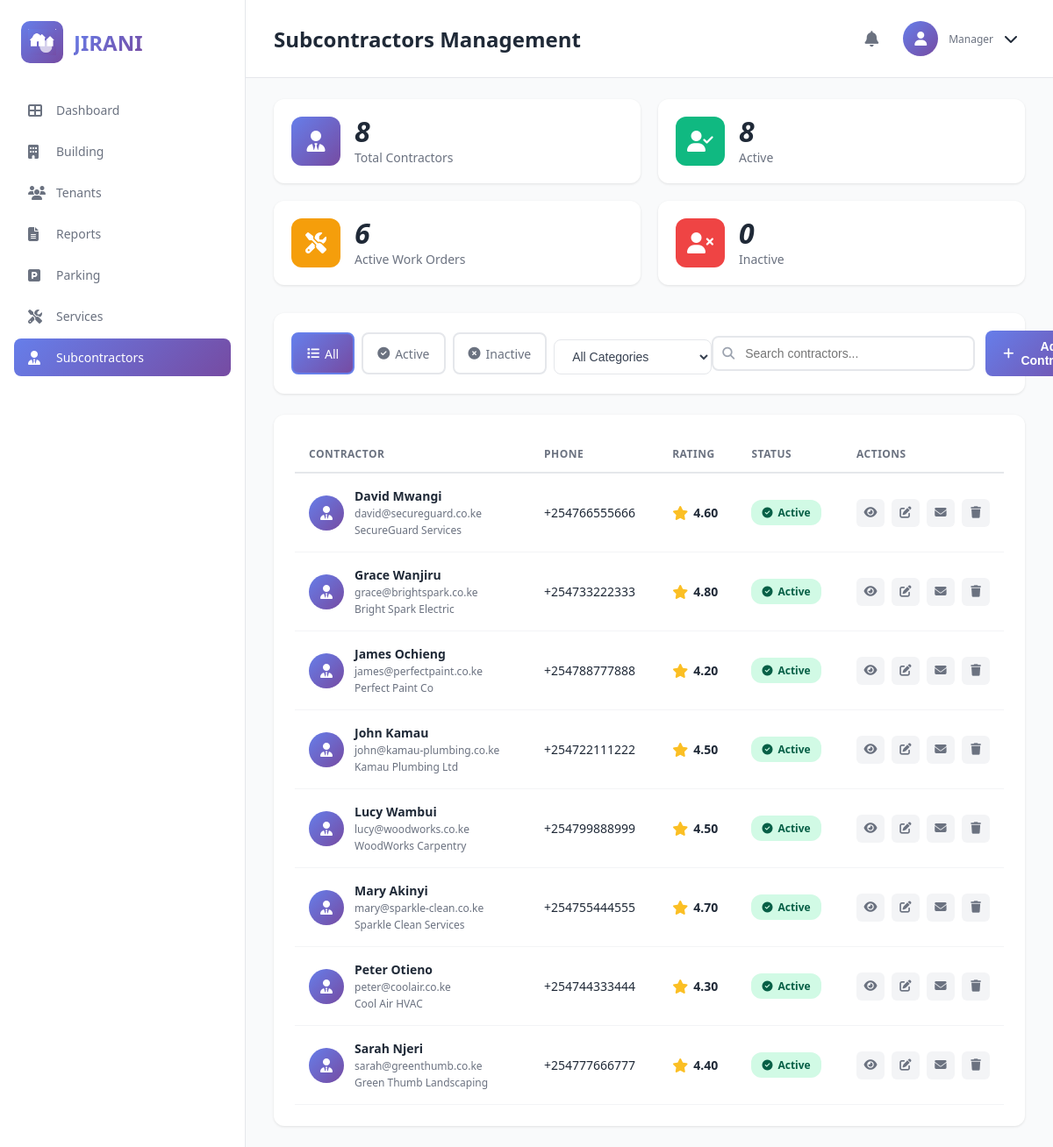
The page /subcontractors/ (signed in) on the database its author committed.
### dashboard/models.py (models this page shows, shortened)
class Subcontractor(models.Model):
    CATEGORY_CHOICES = [
        ('plumber', 'Plumber'),
        ('electrician', 'Electrician'),
        ('hvac', 'HVAC Technician'),
        ('cleaner', 'Cleaning Services'),
        ('security', 'Security'),
        ('landscaper', 'Landscaping'),
        ('painter', 'Painter'),
        ('carpenter', 'Carpenter'),
        ('pest_control', 'Pest Control'),
        ('general', 'General Maintenance'),
    ]
    STATUS_CHOICES = [
        ('active', 'Active'),
        ('inactive', 'Inactive'),
    ]
    name = models.CharField(max_length=100)
    company_name = models.CharField(max_length=100, blank=True)
    category = models.CharField(max_length=50, choices=CATEGORY_CHOICES)
    phone = models.CharField(max_length=15)
    email = models.EmailField()
    status = models.CharField(max_length=20, choices=STATUS_CHOICES, default='active')
    rating = models.DecimalField(max_digits=3, decimal_places=2, default=0.00)  # 0.00 to 5.00
    joined_date = models.DateField(default=date.today)
    notes = models.TextField(blank=True)
    def active_work_orders_count(self):
     return WorkOrder.objects.filter(
        assigned_to=self,
        status__in=['new', 'open', 'in_progress']
    ).count()

### dashboard/views.py (the view, shortened to what this page needs)
# urls.py: path('subcontractors/', views.subcontractors_view, name='subcontractors'),
@login_required
def subcontractors_view(request):
    all_subcontractors = Subcontractor.objects.order_by('-id')
    filter_category = request.GET.get('category', 'all')
    filter_status = request.GET.get('status', 'all')
    search_query = request.GET.get('search', '')
    if filter_category != 'all':
        subcontractors = all_subcontractors.filter(category=filter_category)
    else:
        subcontractors = all_subcontractors
    if filter_status == 'active':
        subcontractors = subcontractors.filter(status='active')
    elif filter_status == 'inactive':
        subcontractors = subcontractors.filter(status='inactive')
    stats = {
        'total': all_subcontractors.count(),
        'active': all_subcontractors.filter(status='active').count(),
        'inactive': all_subcontractors.filter(status='inactive').count(),
        'work_orders': sum([s.active_work_orders_count() for s in all_subcontractors]),
    }
    subcontractors = subcontractors.order_by('name')
    context = {
        'subcontractors': subcontractors,
        'stats': stats,
        'filter_category': filter_category,
        'filter_status': filter_status,
        'search_query': search_query,
    }
    return render(request, 'dashboard/subcontractors.html', context)

### dashboard/templates/dashboard/subcontractors.html (shortened to what this page needs)
{% load static %}
<!DOCTYPE html>
<html lang="en">
<head>
    <link rel="stylesheet" href="{% static 'css/style.css' %}">
    <link rel="stylesheet" href="https://cdnjs.cloudflare.com/ajax/libs/font-awesome/6.4.0/css/all.min.css">
</head>
<body>
    <div class="container">
        <aside class="sidebar">
            <div class="logo">
                <div class="logo-icon">
                    <img src="{% static 'images/Jirani App Logo 1.png' %}" alt="Jirani Logo" style="width: 32px; height: 32px; object-fit: contain;">
                </div>
                <h1>JIRANI</h1>
            </div>
            <nav class="nav-menu">
                <a href="{% url 'dashboard' %}" class="nav-item">
                    <i class="fas fa-th-large"></i>
                    <span>Dashboard</span>
                </a>
                <a href="{% url 'building' %}" class="nav-item">
                    <i class="fas fa-building"></i>
                    <span>Building</span>
                </a>
                <a href="{% url 'tenants' %}" class="nav-item">
                    <i class="fas fa-users"></i>
                    <span>Tenants</span>
                </a>
                <a href="{% url 'reports' %}" class="nav-item">
                    <i class="fas fa-file-alt"></i>
                    <span>Reports</span>
                </a>
                <a href="{% url 'parking' %}" class="nav-item">
                    <i class="fas fa-parking"></i>
                    <span>Parking</span>
                </a>
                 <a href="{% url 'services' %}" class="nav-item">
                    <i class="fas fa-tools"></i>
                    <span>Services</span>
                </a>
                <a href="{% url 'subcontractors' %}" class="nav-item active">
                    <i class="fas fa-user-tie"></i>
                    <span>Subcontractors</span>
                </a>
            </nav>
        </aside>
        <main class="main-content">
            <header class="top-nav">
                <h2 style="font-size: 24px; font-weight: 700; color: #1f2937;">Subcontractors Management</h2>
                <div class="user-section">
                    <i class="fas fa-bell"></i>
                    <div class="user-profile" id="userProfileBtn">
                        <div class="user-avatar">
                            <i class="fas fa-user"></i>
                        </div>
                        <div class="user-info">
                            <div class="user-role">Manager</div>
                        </div>
                        <i class="fas fa-chevron-down"></i>
                    </div>
                </div>
            </header>
            <div class="tenants-page">
                <div class="stats-grid">
                    <div class="stat-card">
                        <div class="stat-icon" style="background: linear-gradient(135deg, #667eea 0%, #764ba2 100%);">
                            <i class="fas fa-user-tie"></i>
                        </div>
                        <div class="stat-content">
                            <div class="stat-number">{{ stats.total }}</div>
                            <div class="stat-label">Total Contractors</div>
                        </div>
                    </div>
                    <div class="stat-card">
                        <div class="stat-icon" style="background: #10b981;">
                            <i class="fas fa-user-check"></i>
                        </div>
                        <div class="stat-content">
                            <div class="stat-number">{{ stats.active }}</div>
                            <div class="stat-label">Active</div>
                        </div>
                    </div>
                    <div class="stat-card">
                        <div class="stat-icon" style="background: #f59e0b;">
                            <i class="fas fa-tools"></i>
                        </div>
                        <div class="stat-content">
                            <div class="stat-number">{{ stats.work_orders }}</div>
                            <div class="stat-label">Active Work Orders</div>
                        </div>
                    </div>
                    <div class="stat-card">
                        <div class="stat-icon" style="background: #ef4444;">
                            <i class="fas fa-user-times"></i>
                        </div>
                        <div class="stat-content">
                            <div class="stat-number">{{ stats.inactive }}</div>
                            <div class="stat-label">Inactive</div>
                        </div>
                    </div>
                </div>
                <div class="tenants-toolbar">
                    <div class="filter-buttons">
                        <a href="?status=all&category={{ filter_category }}" class="filter-btn {% if filter_status == 'all' %}active{% endif %}">
                            <i class="fas fa-list"></i> All
                        </a>
                        <a href="?status=active&category={{ filter_category }}" class="filter-btn {% if filter_status == 'active' %}active{% endif %}">
                            <i class="fas fa-check-circle"></i> Active
                        </a>
                        <a href="?status=inactive&category={{ filter_category }}" class="filter-btn {% if filter_status == 'inactive' %}active{% endif %}">
                            <i class="fas fa-times-circle"></i> Inactive
                        </a>
                        <div class="category-filter">
                            <select name="category" id="categoryFilter" onchange="filterByCategory(this.value)">
                                <option value="all" {% if filter_category == 'all' %}selected{% endif %}>All Categories</option>
                            </select>
                        </div>
                    </div>
                    <div class="search-actions">
    <div class="search-form">
        <i class="fas fa-search"></i>
        <input type="text" placeholder="Search contractors..." id="searchInput" autocomplete="off">
    </div>
                        <button class="btn-primary" id="addSubcontractorBtn">
                            <i class="fas fa-plus"></i> Add Contractor
                        </button>
                    </div>
                </div>
                <div class="tenants-table-container">
                    <table class="tenants-table">
                        <thead>
                            <tr>
                                <th>Contractor</th>
                                <th>Phone</th>
                                <th>Rating</th>
                                <th>Status</th>
                                <th style="width: 180px;">Actions</th>
                            </tr>
                        </thead>
                        <tbody>
                            {% for contractor in subcontractors %}
                            <tr data-contractor-id="{{ contractor.id }}"
                                data-name="{{ contractor.name }}"
                                data-email="{{ contractor.email }}"
                                data-company="{{ contractor.company_name }}"
                                data-phone="{{ contractor.phone }}"
                                data-category="{{ contractor.category }}"
                                data-rating="{{ contractor.rating }}"
                                data-work-orders="{{ contractor.active_work_orders_count }}"
                                data-status="{{ contractor.status }}"
                                data-notes="{{ contractor.notes }}">
                                <td>
                                    <div class="tenant-info">
                                        <div class="tenant-avatar" style="background: linear-gradient(135deg, #667eea 0%, #764ba2 100%);">
                                            <i class="fas fa-user-tie"></i>
                                        </div>
                                        <div class="tenant-details">
                                            <div class="tenant-name">{{ contractor.name }}</div>
                                            <div class="tenant-email">{{ contractor.email }}</div>
                                            <div class="tenant-email" style="margin-top: 2px; font-size: 12px;">{{ contractor.company_name }}</div>
                                        </div>
                                    </div>
                                </td>
                                <td>{{ contractor.phone }}</td>
                                <td>
                                    <div class="rating-display">
                                        <i class="fas fa-star" style="color: #fbbf24;"></i>
                                        <strong>{{ contractor.rating }}</strong>
                                    </div>
                                </td>
                                <td>
                                    {% if contractor.status == 'active' %}
                                        <span class="status-badge active">
                                            <i class="fas fa-check-circle"></i> Active
                                        </span>
                                    {% else %}
                                        <span class="status-badge moved-out">
                                            <i class="fas fa-times-circle"></i> Inactive
                                        </span>
                                    {% endif %}
                                </td>
                                <td>
                                    <div class="action-buttons">
                                        <button class="btn-icon view-contractor-btn" title="View Details">
                                            <i class="fas fa-eye"></i>
                                        </button>
                                        <button class="btn-icon edit-contractor-btn" title="Edit">
                                            <i class="fas fa-edit"></i>
                                        </button>
                                        <button class="btn-icon" title="Message">
                                            <i class="fas fa-envelope"></i>
                                        </button>
                                        <button class="btn-icon btn-delete delete-contractor-btn" title="Delete">
                                            <i class="fas fa-trash"></i>
                                        </button>
                                    </div>
                                </td>
                            </tr>
                            {% endfor %}
                        </tbody>
                    </table>
                </div>
            </div>
        </main>
    </div>
</body>
</html>

### rows shown on the page
Subcontractor: name "David Mwangi", email "david@secureguard.co.ke", company_name "SecureGuard Services", phone "+254766555666", rating "4.60", status "active" (drawn)
Subcontractor: name "Grace Wanjiru", email "grace@brightspark.co.ke", company_name "Bright Spark Electric", phone "+254733222333", rating "4.80", status "active" (drawn)
Subcontractor: name "James Ochieng", email "james@perfectpaint.co.ke", company_name "Perfect Paint Co", phone "+254788777888", rating "4.20", status "active" (drawn)
Subcontractor: name "John Kamau", email "john@kamau-plumbing.co.ke", company_name "Kamau Plumbing Ltd", phone "+254722111222", rating "4.50", status "active" (drawn)
Subcontractor: name "Lucy Wambui", email "lucy@woodworks.co.ke", company_name "WoodWorks Carpentry", phone "+254799888999", rating "4.50", status "active" (drawn)
Subcontractor: name "Mary Akinyi", email "mary@sparkle-clean.co.ke", company_name "Sparkle Clean Services", phone "+254755444555", rating "4.70", status "active" (drawn)
Subcontractor: name "Peter Otieno", email "peter@coolair.co.ke", company_name "Cool Air HVAC", phone "+254744333444", rating "4.30", status "active" (drawn)
Subcontractor: name "Sarah Njeri", email "sarah@greenthumb.co.ke", company_name "Green Thumb Landscaping", phone "+254777666777", rating "4.40", status "active" (drawn)

### other values the page prints
{{ stats.total }} "8"
{{ stats.active }} "8"
{{ stats.work_orders }} "6"
{{ stats.inactive }} "0"
